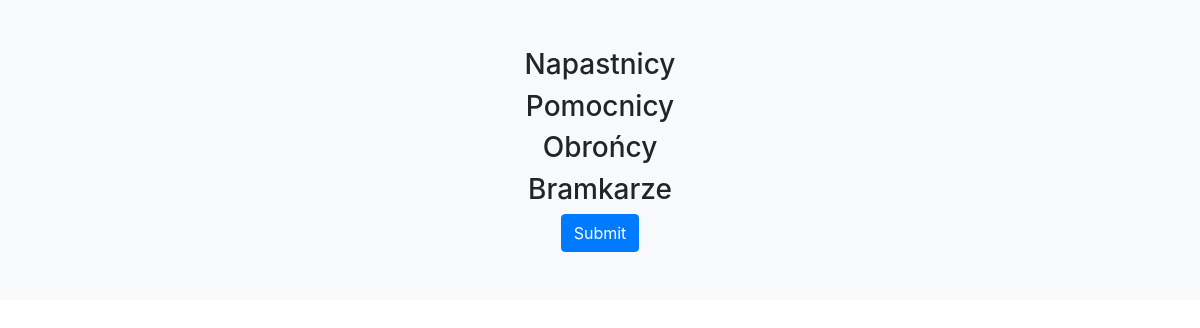
/wf_app/, run on an earlier commit of the app's database.
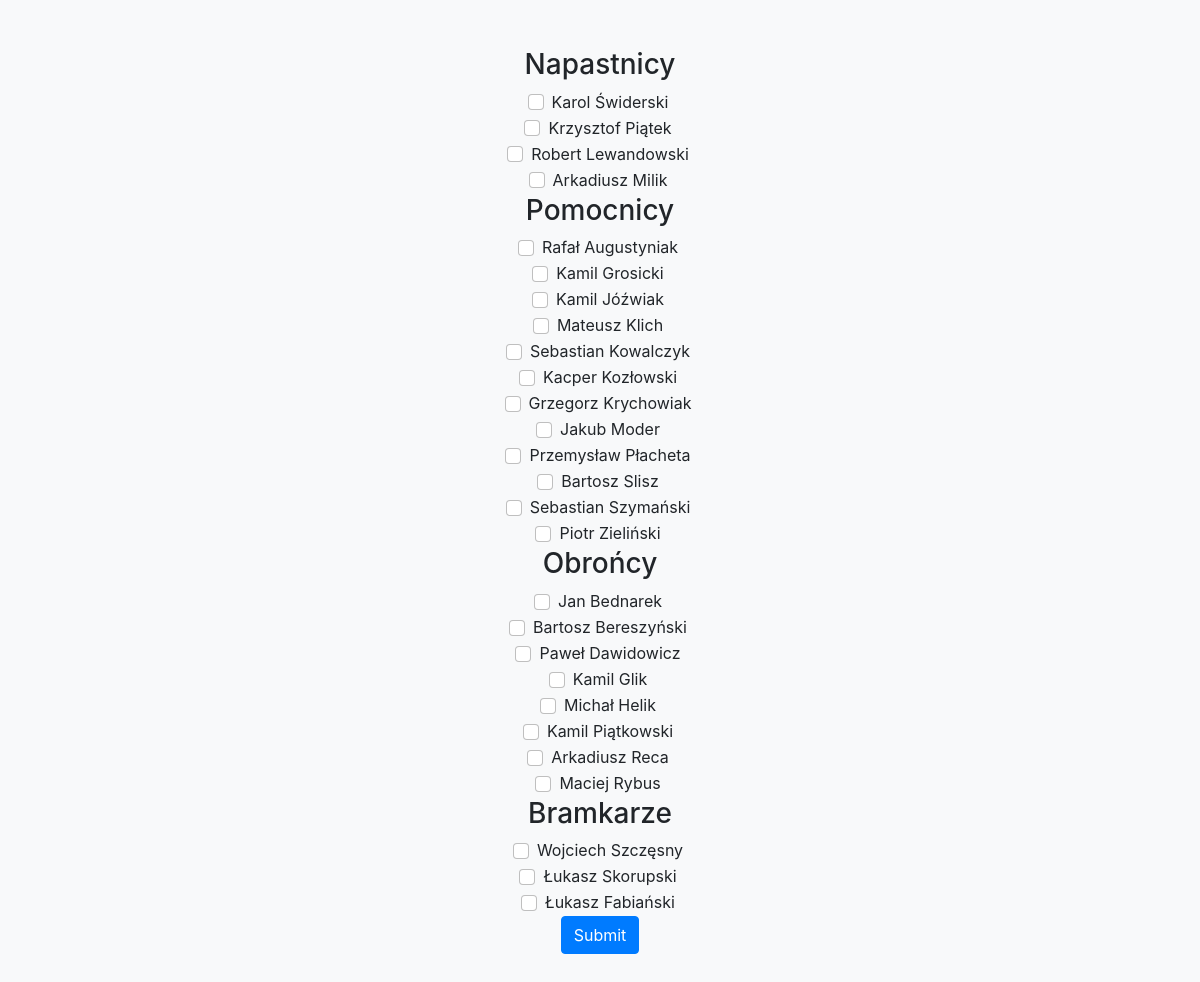
And on a later commit of the database.
### wf_app/models.py (models this page shows)
class Player(models.Model):
    player_name = models.CharField(max_length = 30 )
    player_count = models.IntegerField(default = 0)
    player_percent = models.FloatField(default = 0)
    player_position = models.CharField(max_length = 30)

### wf_app/views.py (the view)
# urls.py: path('', views.player_list, name='player_list'),
def player_list(request):
    players = Player.objects.all()
    return render(request, "wf_app/wf_voting.html", {'players': players} )

### wf_app/templates/wf_app/wf_voting.html
{% extends "wf_app/base.html" %}
{% block content %}
<form>
  <h3> Napastnicy </h3>
  {% for player in players %}
  {% if  player.player_position == "Napastnik" %}
  <div class=" form-check">
    <input type="checkbox" class="form-check-input" id="exampleCheck1">
    <label class="form-check-label" for="exampleCheck1">{{ player.player_name }}</label>
  </div>
  {% endif %}
  {% endfor %}
  <h3> Pomocnicy </h3>
  {% for player in players %}
  {% if  player.player_position == "Pomocnik" %}
  <div class=" form-check">
    <input type="checkbox" class="form-check-input" id="exampleCheck1">
    <label class="form-check-label" for="exampleCheck1">{{ player.player_name }}</label>
  </div>
  {% endif %}
  {% endfor %}
  <h3> Obrońcy </h3>
  {% for player in players %}
  {% if  player.player_position == "Obrońca" %}
  <div class="form-check">
    <input type="checkbox" class="form-check-input" id="exampleCheck1">
    <label class="form-check-label" for="exampleCheck1">{{ player.player_name }}</label>
  </div>
  {% endif %}
  {% endfor %}
  <h3> Bramkarze </h3>
  {% for player in players %}
  {% if  player.player_position == "Bramkarz" %}
  <div class="form-check">
    <input type="checkbox" class="form-check-input" id="exampleCheck1">
    <label class="form-check-label" for="exampleCheck1">{{ player.player_name }}</label>
  </div>
  {% endif %}
  {% endfor %}
  <button type="submit" class="btn btn-primary">Submit</button>
</form>
{% endblock %}

### wf_app/templates/wf_app/base.html (shortened to what this page needs)
{% load static %}
<!DOCTYPE html>
<html>
<head>
  <link href="https://cdn.jsdelivr.net/npm/bootstrap@5.0.0-beta1/dist/css/bootstrap.min.css" rel="stylesheet">
  <link href="{%static "css/bootstrap.css" %}" rel="stylesheet">
</head>
<body>
  <div id="content">
    <div class="p-5 text-center bg-light">
    {% block content %}
    {% endblock %}
  </div>
  </div>
</body>
</html>

What changed in the data, as far as the page shows it:
added Player: player_name "Karol Świderski", shown under "Napastnicy"
added Player: player_name "Krzysztof Piątek", shown under "Napastnicy"
added Player: player_name "Robert Lewandowski", shown under "Napastnicy"
added Player: player_name "Arkadiusz Milik", shown under "Napastnicy"
added Player: player_name "Rafał Augustyniak", shown under "Pomocnicy"
added Player: player_name "Kamil Grosicki", shown under "Pomocnicy"
added Player: player_name "Kamil Jóźwiak", shown under "Pomocnicy"
added Player: player_name "Mateusz Klich", shown under "Pomocnicy"
added Player: player_name "Sebastian Kowalczyk", shown under "Pomocnicy"
added Player: player_name "Kacper Kozłowski", shown under "Pomocnicy"
added Player: player_name "Grzegorz Krychowiak", shown under "Pomocnicy"
added Player: player_name "Jakub Moder", shown under "Pomocnicy"
added Player: player_name "Przemysław Płacheta", shown under "Pomocnicy"
added Player: player_name "Bartosz Slisz", shown under "Pomocnicy"
added Player: player_name "Sebastian Szymański", shown under "Pomocnicy"
added Player: player_name "Piotr Zieliński", shown under "Pomocnicy"
added Player: player_name "Jan Bednarek", shown under "Obrońcy"
added Player: player_name "Bartosz Bereszyński", shown under "Obrońcy"
added Player: player_name "Paweł Dawidowicz", shown under "Obrońcy"
added Player: player_name "Kamil Glik", shown under "Obrońcy"
added Player: player_name "Michał Helik", shown under "Obrońcy"
added Player: player_name "Kamil Piątkowski", shown under "Obrońcy"
added Player: player_name "Arkadiusz Reca", shown under "Obrońcy"
added Player: player_name "Maciej Rybus", shown under "Obrońcy"
added Player: player_name "Wojciech Szczęsny", shown under "Bramkarze"
added Player: player_name "Łukasz Skorupski", shown under "Bramkarze"
added Player: player_name "Łukasz Fabiański", shown under "Bramkarze"
